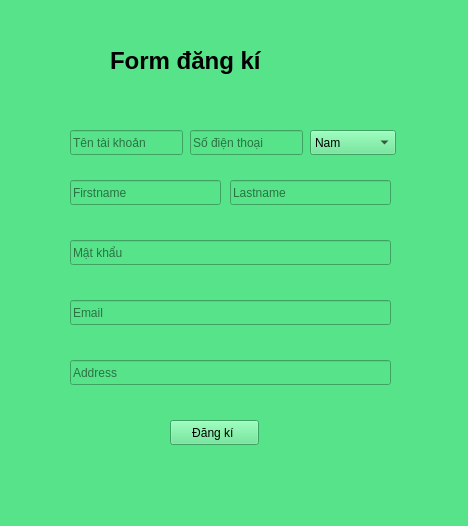
<?xml version="1.0" encoding="UTF-8"?>
<ui version="4.0">
 <class>MainWindow</class>
 <widget class="QMainWindow" name="MainWindow">
  <property name="geometry">
   <rect>
    <x>0</x>
    <y>0</y>
    <width>468</width>
    <height>526</height>
   </rect>
  </property>
  <property name="windowTitle">
   <string>MainWindow</string>
  </property>
  <property name="styleSheet">
   <string notr="true">background-color: rgb(220, 138, 221);
background-color: rgb(87, 227, 137);</string>
  </property>
  <widget class="QWidget" name="centralwidget">
   <widget class="QLabel" name="label">
    <property name="geometry">
     <rect>
      <x>110</x>
      <y>40</y>
      <width>201</width>
      <height>41</height>
     </rect>
    </property>
    <property name="font">
     <font>
      <pointsize>18</pointsize>
      <weight>75</weight>
      <bold>true</bold>
     </font>
    </property>
    <property name="text">
     <string>Form đăng kí </string>
    </property>
   </widget>
   <widget class="QLineEdit" name="lineEdit">
    <property name="geometry">
     <rect>
      <x>70</x>
      <y>130</y>
      <width>113</width>
      <height>25</height>
     </rect>
    </property>
    <property name="placeholderText">
     <string>Tên tài khoản</string>
    </property>
   </widget>
   <widget class="QLineEdit" name="lineEdit_2">
    <property name="geometry">
     <rect>
      <x>190</x>
      <y>130</y>
      <width>113</width>
      <height>25</height>
     </rect>
    </property>
    <property name="placeholderText">
     <string>Số điện thoại</string>
    </property>
   </widget>
   <widget class="QLineEdit" name="lineEdit_3">
    <property name="geometry">
     <rect>
      <x>70</x>
      <y>240</y>
      <width>321</width>
      <height>25</height>
     </rect>
    </property>
    <property name="placeholderText">
     <string>Mật khẩu</string>
    </property>
   </widget>
   <widget class="QLineEdit" name="lineEdit_4">
    <property name="geometry">
     <rect>
      <x>70</x>
      <y>300</y>
      <width>321</width>
      <height>25</height>
     </rect>
    </property>
    <property name="text">
     <string/>
    </property>
    <property name="placeholderText">
     <string>Email</string>
    </property>
   </widget>
   <widget class="QComboBox" name="comboBox_4">
    <property name="geometry">
     <rect>
      <x>310</x>
      <y>130</y>
      <width>86</width>
      <height>25</height>
     </rect>
    </property>
    <item>
     <property name="text">
      <string>Nam</string>
     </property>
    </item>
    <item>
     <property name="text">
      <string>Nữ</string>
     </property>
    </item>
    <item>
     <property name="text">
      <string>Lê Hoàng Anh</string>
     </property>
    </item>
   </widget>
   <widget class="QLineEdit" name="lineEdit_5">
    <property name="geometry">
     <rect>
      <x>70</x>
      <y>180</y>
      <width>151</width>
      <height>25</height>
     </rect>
    </property>
    <property name="placeholderText">
     <string>Firstname</string>
    </property>
   </widget>
   <widget class="QLineEdit" name="lineEdit_6">
    <property name="geometry">
     <rect>
      <x>230</x>
      <y>180</y>
      <width>161</width>
      <height>25</height>
     </rect>
    </property>
    <property name="placeholderText">
     <string>Lastname</string>
    </property>
   </widget>
   <widget class="QPushButton" name="dkibut">
    <property name="geometry">
     <rect>
      <x>170</x>
      <y>420</y>
      <width>89</width>
      <height>25</height>
     </rect>
    </property>
    <property name="text">
     <string>Đăng kí </string>
    </property>
   </widget>
   <widget class="QLineEdit" name="lineEdit_7">
    <property name="geometry">
     <rect>
      <x>70</x>
      <y>360</y>
      <width>321</width>
      <height>25</height>
     </rect>
    </property>
    <property name="placeholderText">
     <string>Address</string>
    </property>
   </widget>
  </widget>
  <widget class="QMenuBar" name="menubar">
   <property name="geometry">
    <rect>
     <x>0</x>
     <y>0</y>
     <width>468</width>
     <height>22</height>
    </rect>
   </property>
  </widget>
  <widget class="QStatusBar" name="statusbar"/>
 </widget>
 <resources/>
 <connections/>
</ui>
